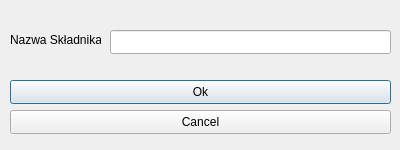
<?xml version="1.0" encoding="UTF-8"?>
<ui version="4.0">
 <class>RemoveIngredients</class>
 <widget class="QDialog" name="RemoveIngredients">
  <property name="geometry">
   <rect>
    <x>0</x>
    <y>0</y>
    <width>400</width>
    <height>150</height>
   </rect>
  </property>
  <property name="windowTitle">
   <string>Dialog</string>
  </property>
  <widget class="QLineEdit" name="ingrNameLineEdit">
   <property name="geometry">
    <rect>
     <x>110</x>
     <y>30</y>
     <width>281</width>
     <height>24</height>
    </rect>
   </property>
  </widget>
  <widget class="QLabel" name="label">
   <property name="geometry">
    <rect>
     <x>10</x>
     <y>30</y>
     <width>91</width>
     <height>20</height>
    </rect>
   </property>
   <property name="text">
    <string>Nazwa Składnika:</string>
   </property>
  </widget>
  <widget class="QPushButton" name="okButton">
   <property name="geometry">
    <rect>
     <x>10</x>
     <y>80</y>
     <width>381</width>
     <height>24</height>
    </rect>
   </property>
   <property name="text">
    <string>Ok</string>
   </property>
  </widget>
  <widget class="QPushButton" name="cancelButton">
   <property name="geometry">
    <rect>
     <x>10</x>
     <y>110</y>
     <width>381</width>
     <height>24</height>
    </rect>
   </property>
   <property name="text">
    <string>Cancel</string>
   </property>
  </widget>
 </widget>
 <resources/>
 <connections/>
</ui>
